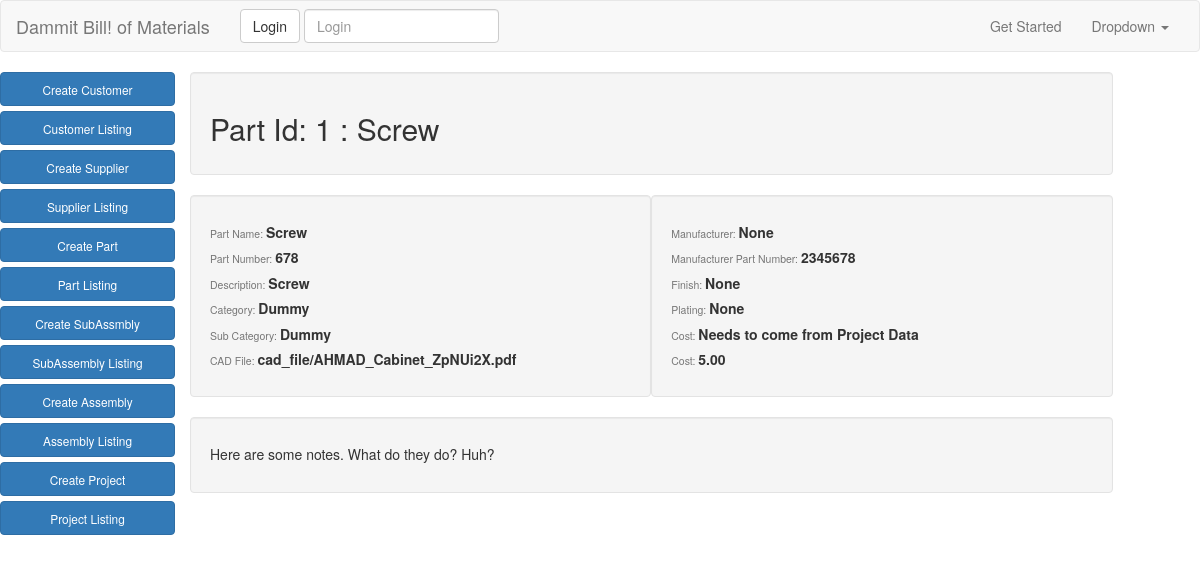
Page /part_list/1/ on the earlier database version.
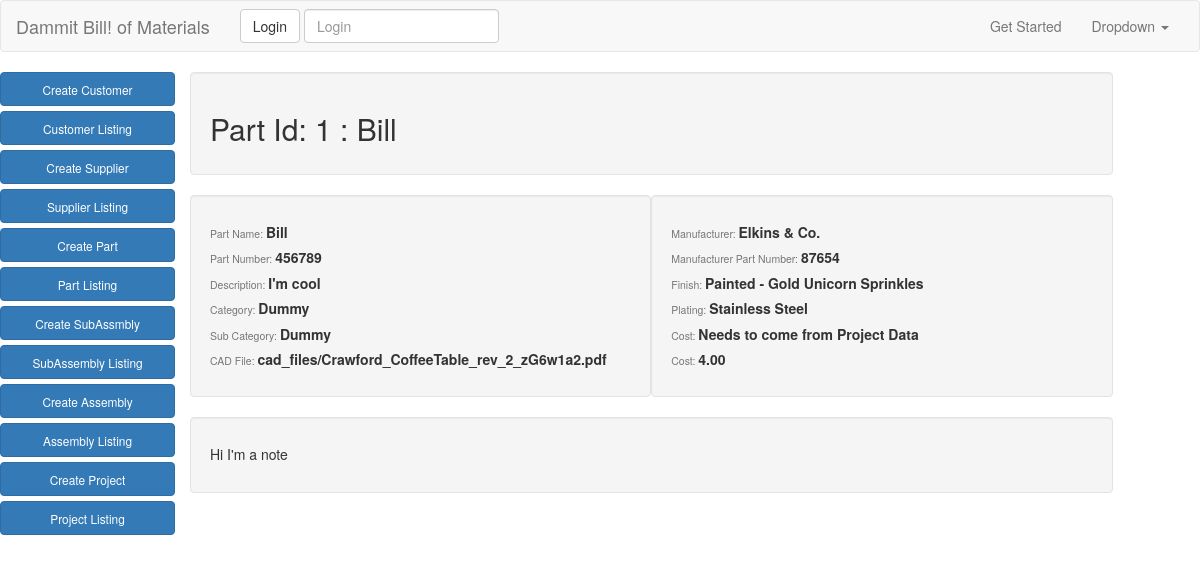
Same page on the later database version.
### app/models.py (models this page shows, shortened)
class Part(models.Model):
    part_name = models.CharField(max_length=50)
    part_number = models.CharField(max_length=50)
    description = models.CharField(max_length=50)
    category = models.ForeignKey(Category)
    sub_category = models.ForeignKey(SubCategory)
    manufacturer = models.ForeignKey('app.Supplier', null=True, blank=True)
    manufacturer_pn = models.CharField(max_length=50, null=True, blank=True)
    dimensions = models.CharField(max_length=50)
    finish = models.ForeignKey('app.FinishTable', null=True, blank=True)
    plating = models.ForeignKey('app.PlatingTable', null=True, blank=True)
    uom = models.CharField(max_length=15)
    unit_cost = models.DecimalField(max_digits=10, decimal_places=2)
    part_url = models.URLField(null=True, blank=True)
    notes = models.TextField(null=True, blank=True)
    cad_file = models.FileField(upload_to="cad_files", null=True, blank=True)
    image = models.ImageField(upload_to="image_files", null=True, blank=True, verbose_name="Part Image")

class Category(models.Model):
    category = models.CharField(max_length=30)
    def __str__(self):
        return self.category

class SubCategory(models.Model):
    category = models.ForeignKey(Category)
    subcategory = models.CharField(max_length=30)
    def __str__(self):
        return self.subcategory

class Supplier(models.Model):
    name = models.CharField(max_length=50)
    contact = models.CharField(max_length=25, null=True, blank=True)
    phone = models.IntegerField(null=True, blank=True)
    email = models.EmailField(null=True, blank=True)
    website = models.URLField(null=True, blank=True)
    def __str__(self):
        return self.name

class FinishTable(models.Model):
    finish = models.CharField(max_length=50)
    description = models.TextField(null=True, blank=True)
    source = models.ForeignKey(Supplier, null=True, blank=True)
    def __str__(self):
        return self.finish

class PlatingTable(models.Model):
    plating = models.CharField(max_length=50)
    description = models.TextField(null=True, blank=True)
    source = models.ForeignKey(Supplier, null=True, blank=True)
    def __str__(self):
        return self.plating

### app/views.py (the view)
# urls.py: url(r'^part_list/(?P<pk>\d+)/$', PartDetailView.as_view(), name="part_detail_view"),
class PartDetailView(DetailView):
    model = Part
    def get_queryset(self, **kwargs):
        pk = self.kwargs.get('pk', None)
        return Part.objects.filter(pk=pk)

### templates/app/part_detail.html
{% extends "base.html" %}
{% block content %}
<div class="row">
  <nav>
    <div class="col-md-2">
      <a href="{% url 'create_customer_view' %}" type="button" class="btn btn-primary btn-block"><small>Create Customer</small></a>
      <a href="{% url 'customer_list_view' %}" type="button" class="btn btn-primary btn-block"><small>Customer Listing</small></a>
      <a href="{% url 'create_supplier_view' %}" type="button" class="btn btn-primary btn-block"><small>Create Supplier</small></a>
      <a href="{% url 'supplier_list_view' %}" type="button" class="btn btn-primary btn-block"><small>Supplier Listing</small></a>
      <a href="{% url 'create_part_view' %}" type="button" class="btn btn-primary btn-block"><small>Create Part</small></a>
      <a href="{% url 'part_list_view' %}" type="button" class="btn btn-primary btn-block"><small>Part Listing</small></a>
      <a href="{% url 'create_subassembly_view' %}" type="button" class="btn btn-primary btn-block"><small>Create SubAssmbly</small></a>
      <a href="{% url 'subassembly_list_view' %}" type="button" class="btn btn-primary btn-block"><small>SubAssembly Listing</small></a>
      <a href="{% url 'create_assembly_view' %}" type="button" class="btn btn-primary btn-block"><small>Create Assembly</small></a>
      <a href="{% url 'assembly_list_view' %}" type="button" class="btn btn-primary btn-block"><small>Assembly Listing</small></a>
      <a href="{% url 'create_project_view' %}" type="button" class="btn btn-primary btn-block"><small>Create Project</small></a>
      <a href="{% url 'project_list_view' %}" type="button" class="btn btn-primary btn-block"><small>Project Listing</small></a>
    </div>
  </nav>
  <div class="col-md-9">
        <div class="row">
          <div class="col-md-12 well">
            <h2>Part Id: {{object.pk}}  :  {{object.part_name}}</h2>
          </div>
          <div class="col-md-6 well">
            <h5><small>Part Name:  </small><strong>{{object.part_name}}</strong></h5>
            <h5><small>Part Number:  </small><strong>{{object.part_number}}</strong></h5>
            <h5><small>Description:  </small><strong>{{object.description}}</strong></h5>
            <h5><small>Category:  </small><strong>{{object.category}}</strong></h5>
            <h5><small>Sub Category:  </small><strong>{{object.sub_category}}</strong></h5>
            <h5><small>CAD File:  </small><strong>{{object.cad_file}}</strong></h5>
          </div>
          <div class="col-md-6 well">
            <h5><small>Manufacturer:  </small><strong>{{object.manufacturer}}</strong></h5>
            <h5><small>Manufacturer Part Number:  </small><strong>{{object.manufacturer_pn}}</strong></h5>
            <h5><small>Finish:  </small><strong>{{object.finish}}</strong></h5>
            <h5><small>Plating:  </small><strong>{{object.plating}}</strong></h5>
            <h5><small>Cost:  </small><strong>Needs to come from Project Data</strong></h5>
            <h5><small>Cost:  </small><strong>{{object.unit_cost}}</strong></h5>
          </div>
          <div class="col-md-12 well">
          <h5>{{object.notes}}</h5>
          </div>
        </div>
      </div>
    </div>
{% endblock %}

Differences in the rows shown:
changed Part "Dummy": part_name "Screw" → "Bill"; part_number "678" → "456789"; description "Screw" → "I'm cool"; cad_file "cad_file/AHMAD_Cabinet_ZpNUi2X.pdf" → "cad_files/Crawford_CoffeeTable_rev_2_zG6w1a2.pdf"; manufacturer "None" → "Elkins & Co."; manufacturer_pn "2345678" → "87654"; finish "None" → "Painted - Gold Unicorn Sprinkles"; plating "None" → "Stainless Steel"; unit_cost "5.00" → "4.00"; notes "Here are some notes. What do they do? Huh?" → "Hi I'm a note"
